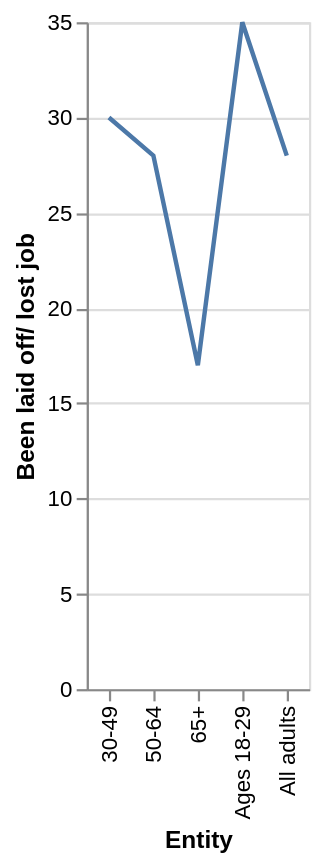

The Vega-Lite source for this figure:
### Vega-Lite specification from a JSON file in a GitHub repository (floating-point values rounded to 4 significant figures)
{"$schema": "https://vega.github.io/schema/vega-lite/v5.json", "description": "Line chart auto-generated from CSV", "data": {"values": [{"Entity": "65+", "Been laid off/ lost job": "17", "Had to take cut in a pay": "18", "either/ Net both": "25"}, {"Entity": "50-64", "Been laid off/ lost job": "28", "Had to take cut in a pay": "32", "either/ Net both": "42"}, {"Entity": "30-49", "Been laid off/ lost job": "30", "Had to take cut in a pay": "39", "either/ Net both": "49"}, {"Entity": "Ages 18-29", "Been laid off/ lost job": "35", "Had to take cut in a pay": "45", "either/ Net both": "54"}, {"Entity": "All adults", "Been laid off/ lost job": "28", "Had to take cut in a pay": "33", "either/ Net both": "43"}]}, "mark": "line", "encoding": {"x": {"field": "Entity", "type": "ordinal"}, "y": {"field": "Been laid off/ lost job", "type": "quantitative"}}}
